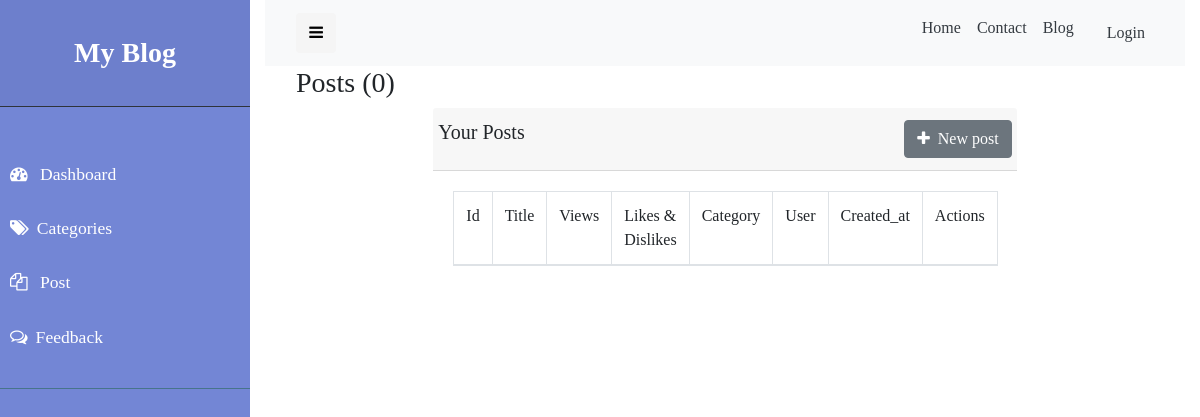
The page /staff/posts on the database as committed earlier.
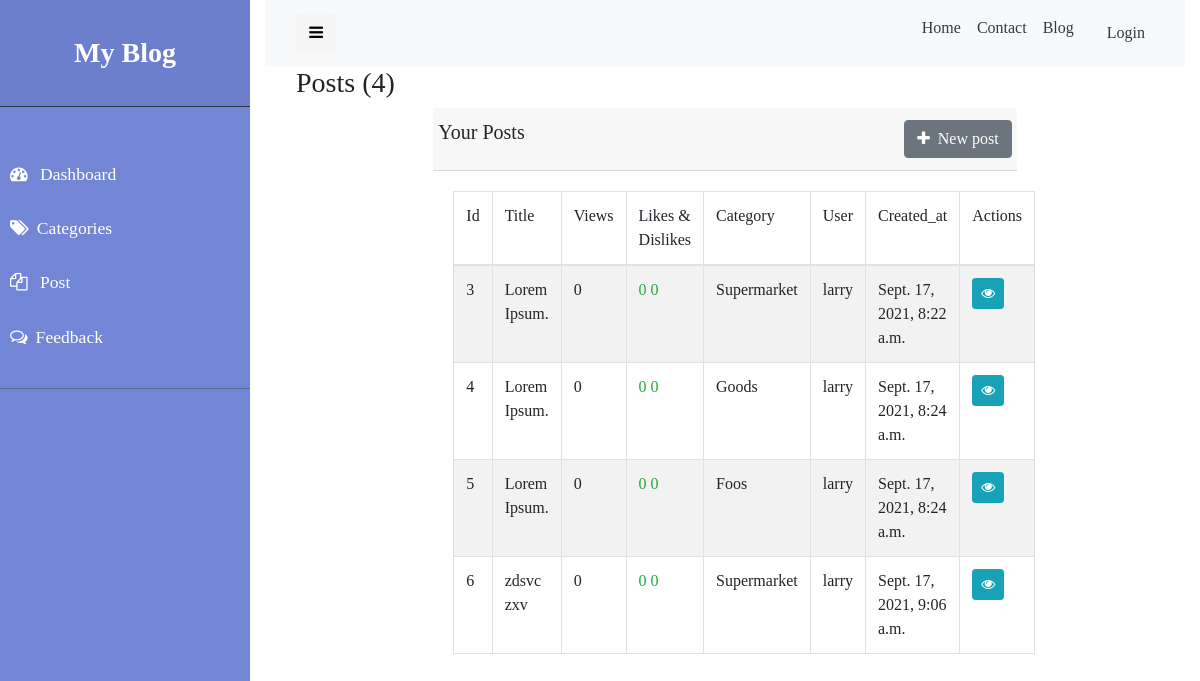
The same page on the database as committed later.
### blog/models.py (models this page shows, shortened)
class Post(models.Model):
    tittle = models.CharField(max_length= 100)
    message = models.TextField()
    likes = models.IntegerField(default=0,blank=True)
    dislikes = models.IntegerField(default=0,blank=True)
    slug = models.SlugField(max_length=200)
    image_url = models.ImageField()
    views = models.IntegerField(default=0,blank=True)
    keywords = models.TextField()
    Category = models.ForeignKey(Category,on_delete=models.CASCADE,blank=True,null=False)
    user = models.ForeignKey(User,on_delete=models.CASCADE,blank=True,null=False)
    created_at = models.DateTimeField(auto_now_add=True)
    updated_at = models.DateTimeField(auto_now=True)
    class Meta:
        verbose_name_plural = 'Post'

class Category(models.Model):
    name = models.CharField(max_length = 50)
    views = models.IntegerField(default = 0,blank=True)
    slug = models.TextField(null=True,blank=True)
    created_at = models.DateTimeField(auto_now_add=True)
    updated_at = models.DateTimeField(auto_now=True)
    class Meta:
        verbose_name_plural = 'Categories'
    def __str__(self):
        return self.name

### blog/views.py (the view)
# urls.py: path('posts',PostList.as_view(),name='posts'),
class PostList(ListView):
    model = Post
    template_name = "blog/admin/posts.html"

### blog/templates/blog/admin/posts.html (shortened to what this page needs)
{% extends 'blog/admin/layouts/admin-base.html' %}
{% load static %}
{% block 'content' %}
<div class="container">
    <h3 class="mx-3"> Posts ({{post_list|length}}) </h3>
    <div class="row justify-content-center">
        <div class="col-lg-8">
            <div class="card-header">
                <div class="row ">
                    <h5>Your Posts</h5>
                    <a type="submit" href=" {% url 'add_post' %} " class="btn btn-secondary btn-md ml-auto"> <i
                            class="fa fa-plus mr-2 " aria-hidden="true"></i>New post</a>
                </div>
            </div>
            <div class="card-body">
                <table class="table table-striped table-bordered">
                    <thead>
                        <tr>
                            <td>Id</td>
                            <td>Title</td>
                            <td>Views</td>
                            <td>Likes & Dislikes</td>
                            <td>Category</td>
                            <td>User</td>
                            <td>Created_at</td>
                            <td>Actions</td>
                        </tr>
                    </thead>
                    <tbody>
                        {% for post in post_list %}
                        <tr>
                            <td>{{post.id}}</td>
                            <td>{{post.tittle}}</td>
                            <td>{{post.views}}</td>
                            <td>
                                <span class="text-success"> {{post.likes}} </span>
                                <span class="text-success"> {{post.dislikes}} </span>
                            </td>
                            <td>{{post.Category}}</td>
                            <td>{{post.user}}</td>
                            <td>{{post.created_at}}</td>
                            <td>
                                <a href=" {% url 'view_post' post.id %} " class="btn btn-info btn-sm">
                                    <i class="fa fa-eye"></i>
                                </a>
                            </td>
                        </tr>
                        {% endfor %}
                    </tbody>
                </table>
            </div>
        </div>
    </div>
</div>
{% endblock %}

Rows that differ between the two databases and show on the page:
added Post: id "3", tittle "Lorem Ipsum.", views "0", likes "0", dislikes "0", Category "Supermarket", user "larry", created_at "Sept. 17, 2021, 8:22 a.m."
added Post: id "4", tittle "Lorem Ipsum.", views "0", likes "0", dislikes "0", Category "Goods", user "larry", created_at "Sept. 17, 2021, 8:24 a.m."
added Post: id "5", tittle "Lorem Ipsum.", views "0", likes "0", dislikes "0", Category "Foos", user "larry", created_at "Sept. 17, 2021, 8:24 a.m."
added Post: id "6", tittle "zdsvc zxv", views "0", likes "0", dislikes "0", Category "Supermarket", user "larry", created_at "Sept. 17, 2021, 9:06 a.m."
Other text that changed with them:
{{ post_list|length }}: "0" → "4"
